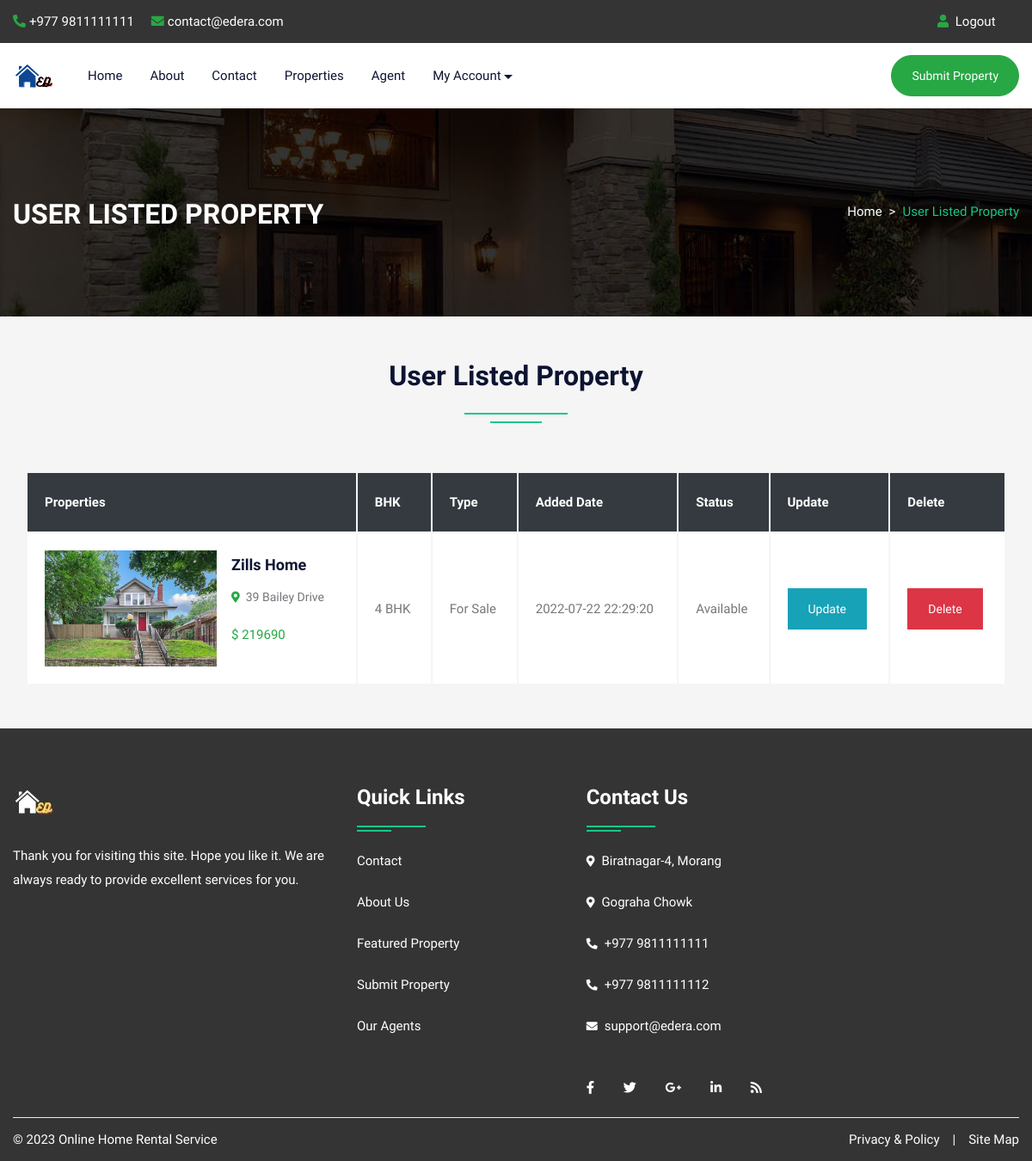
The app's page /feature.php (signed in), older data.
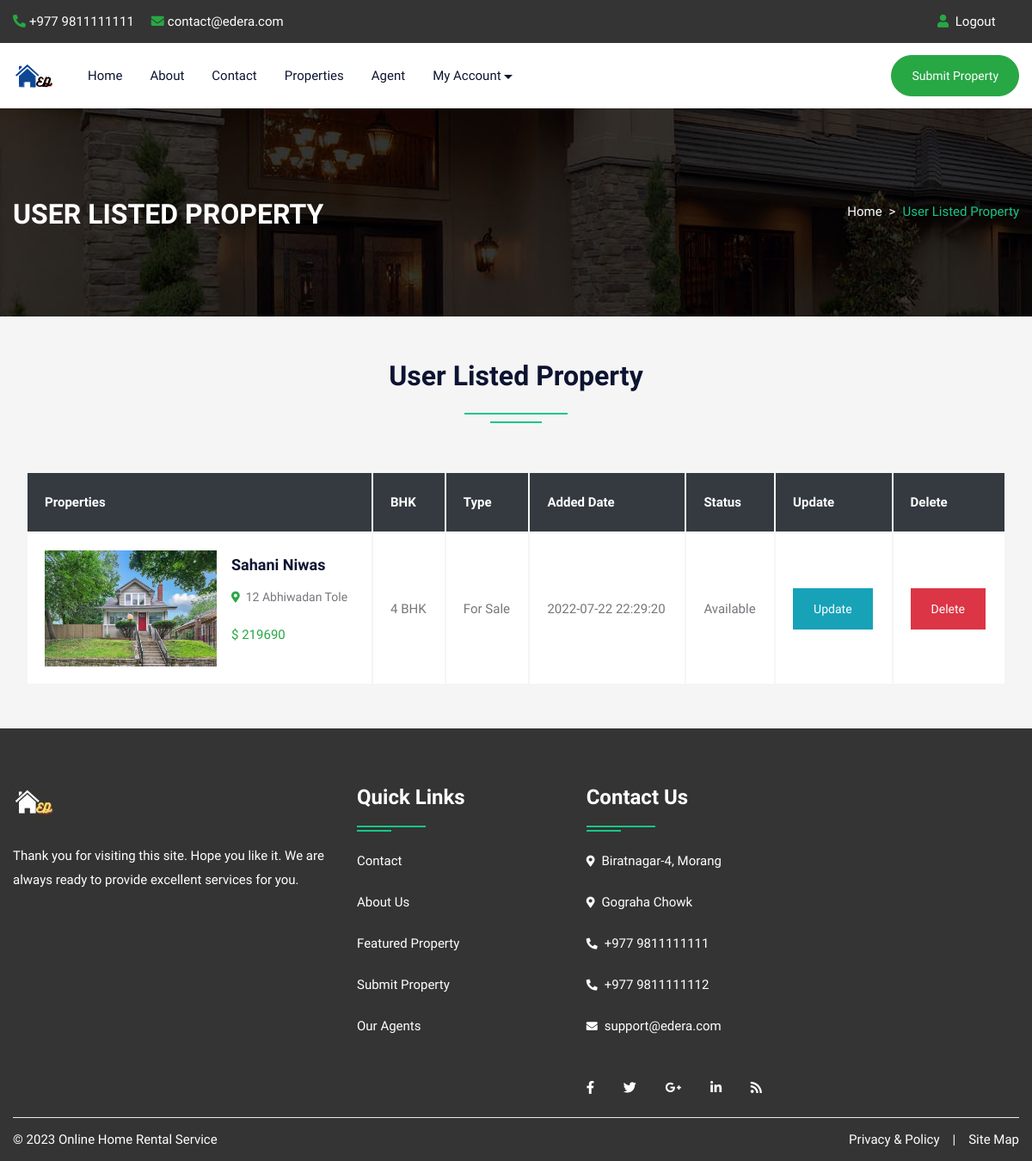
The same page, newer data.
### tables this page shows
CREATE TABLE `property` (
  `pid` int(50) NOT NULL,
  `title` varchar(200) NOT NULL,
  `pcontent` longtext NOT NULL,
  `type` varchar(100) NOT NULL,
  `bhk` varchar(50) NOT NULL,
  `stype` varchar(100) NOT NULL,
  `bedroom` int(50) NOT NULL,
  `bathroom` int(50) NOT NULL,
  `balcony` int(50) NOT NULL,
  `kitchen` int(50) NOT NULL,
  `hall` int(50) NOT NULL,
  `floor` varchar(50) NOT NULL,
  `size` int(50) NOT NULL,
  `price` int(50) NOT NULL,
  `location` varchar(200) NOT NULL,
  `city` varchar(100) NOT NULL,
  `state` varchar(100) NOT NULL,
  `feature` longtext NOT NULL,
  `pimage` varchar(300) NOT NULL,
  `pimage1` varchar(300) NOT NULL,
  `pimage2` varchar(300) NOT NULL,
  `pimage3` varchar(300) NOT NULL,
  `pimage4` varchar(300) NOT NULL,
  `uid` int(50) NOT NULL,
  `status` varchar(50) NOT NULL,
  `mapimage` varchar(300) NOT NULL,
  `topmapimage` varchar(300) NOT NULL,
  `groundmapimage` varchar(300) NOT NULL,
  `totalfloor` varchar(50) NOT NULL,
  `date` datetime NOT NULL DEFAULT current_timestamp(),
  `isFeatured` int(11) DEFAULT NULL
);

### feature.php (the view, shortened to what this page needs)
<!DOCTYPE html>
<html lang="en">
<head>
<link rel="stylesheet" type="text/css" href="css/bootstrap.min.css">
<link rel="stylesheet" type="text/css" href="css/bootstrap-slider.css">
<link rel="stylesheet" type="text/css" href="css/jquery-ui.css">
<link rel="stylesheet" type="text/css" href="css/layerslider.css">
<link rel="stylesheet" type="text/css" href="css/color.css">
<link rel="stylesheet" type="text/css" href="css/owl.carousel.min.css">
<link rel="stylesheet" type="text/css" href="css/font-awesome.min.css">
<link rel="stylesheet" type="text/css" href="fonts/flaticon/flaticon.css">
<link rel="stylesheet" type="text/css" href="css/style.css">
<link rel="stylesheet" type="text/css" href="css/login.css">
</head>
<body>
<div id="page-wrapper">
    <div class="row">
		<?php include("include/header.php");?>
        <div class="banner-full-row page-banner" style="background-image:url('images/breadcromb.jpg');">
            <div class="container">
                <div class="row">
                    <div class="col-md-6">
                        <h2 class="page-name float-left text-white text-uppercase mt-1 mb-0"><b>User Listed Property</b></h2>
                    </div>
                    <div class="col-md-6">
                        <nav aria-label="breadcrumb" class="float-left float-md-right">
                            <ol class="breadcrumb bg-transparent m-0 p-0">
                                <li class="breadcrumb-item text-white"><a href="#">Home</a></li>
                                <li class="breadcrumb-item active">User Listed Property</li>
                            </ol>
                        </nav>
                    </div>
                </div>
            </div>
        </div>
        <div class="full-row bg-gray">
            <div class="container">
                    <div class="row mb-5">
						<div class="col-lg-12">
							<h2 class="text-secondary double-down-line text-center">User Listed Property</h2>
                        </div>
					</div>
					<table class="items-list col-lg-12 table-hover" style="border-collapse:inherit;">
                        <thead>
                             <tr  class="bg-dark">
                                <th class="text-white font-weight-bolder">Properties</th>
                                <th class="text-white font-weight-bolder">BHK</th>
                                <th class="text-white font-weight-bolder">Type</th>
                                <th class="text-white font-weight-bolder">Added Date</th>
								<th class="text-white font-weight-bolder">Status</th>
                                <th class="text-white font-weight-bolder">Update</th>
								<th class="text-white font-weight-bolder">Delete</th>
                             </tr>
                        </thead>
                        <tbody>
							<?php
							$uid=$_SESSION['uid'];
							$query=mysqli_query($con,"SELECT * FROM `property` WHERE uid='$uid'");
								while($row=mysqli_fetch_array($query))
								{
							?>
                            <tr>
                                <td>
									<img src="admin/property/<?php echo $row['18'];?>" alt="pimage">
                                    <div class="property-info d-table">
                                        <h5 class="text-secondary text-capitalize"><a href="propertydetail.php?pid=<?php echo $row['0'];?>"><?php echo $row['1'];?></a></h5>
                                        <span class="font-14 text-capitalize"><i class="fas fa-map-marker-alt text-success font-13"></i>&nbsp; <?php echo $row['14'];?></span>
                                        <div class="price mt-3">
											<span class="text-success">$&nbsp;<?php echo $row['13'];?></span>
										</div>
                                    </div>
								</td>
                                <td><?php echo $row['4'];?></td>
                                <td class="text-capitalize">For <?php echo $row['5'];?></td>
                                <td><?php echo $row['29'];?></td>
								<td class="text-capitalize"><?php echo $row['24'];?></td>
                                <td><a class="btn btn-info" href="submitpropertyupdate.php?id=<?php echo $row['0'];?>">Update</a></td>
								<td><a class="btn btn-danger" href="submitpropertydelete.php?id=<?php echo $row['0'];?>">Delete</a></td>
                            </tr>
							<?php } ?>
                        </tbody>
                    </table>
            </div>
        </div>
		<?php include("include/footer.php");?>
    </div>
</div>
</body>
</html>

Row changes from the older to the newer data that the page shows:
changed property "4 BHK": title "Zills Home" → "Sahani Niwas"; location "39 Bailey Drive" → "12 Abhiwadan Tole"
